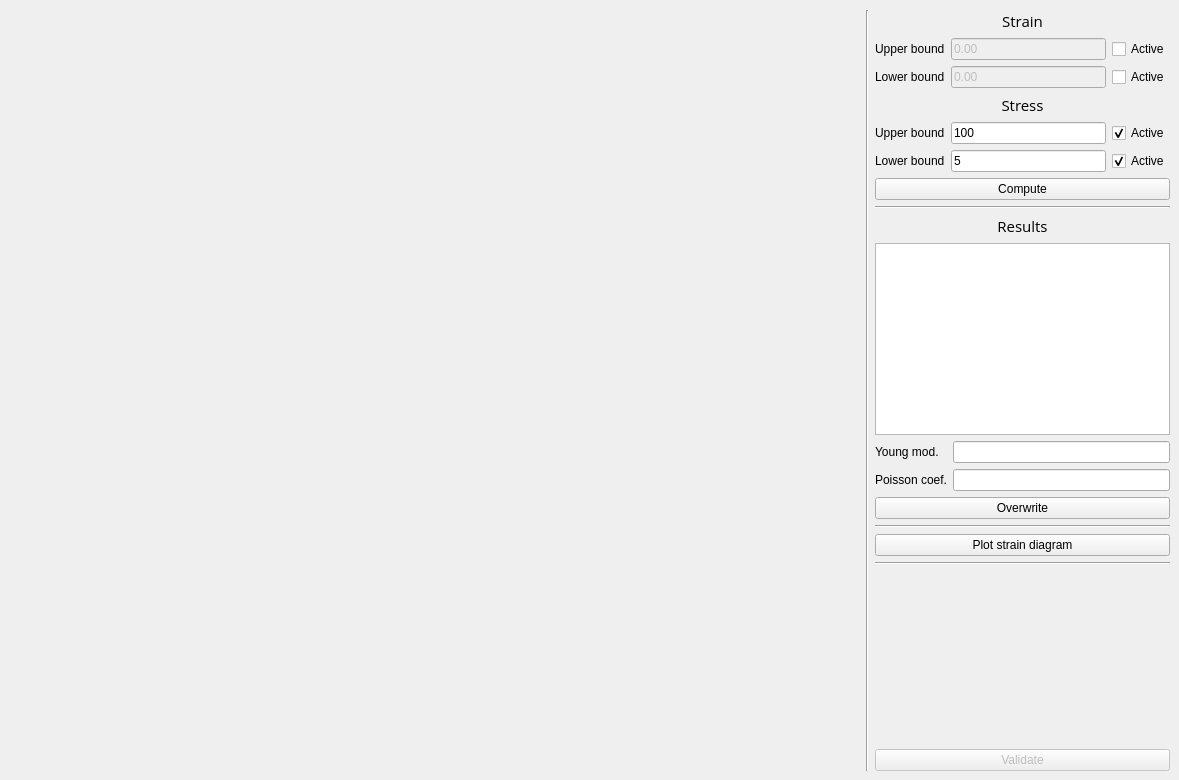
                        <widget class="QWidget" name="tab_Young">
                            <attribute name="title">
                                <string>Young's modulus</string>
                            </attribute>
                            <widget class="QWidget" name="layoutWidget">
                                <property name="geometry">
                                    <rect>
                                        <x>10</x>
                                        <y>10</y>
                                        <width>1160</width>
                                        <height>761</height>
                                    </rect>
                                </property>
                                <layout class="QHBoxLayout" name="horizontalLayout_4">
                                    <item>
                                        <widget class="MplWidget" name="mplwidget_FY_plot" native="true">
                                            <property name="minimumSize">
                                                <size>
                                                    <width>850</width>
                                                    <height>0</height>
                                                </size>
                                            </property>
                                            <property name="maximumSize">
                                                <size>
                                                    <width>850</width>
                                                    <height>759</height>
                                                </size>
                                            </property>
                                        </widget>
                                    </item>
                                    <item>
                                        <widget class="Line" name="line_13">
                                            <property name="orientation">
                                                <enum>Qt::Vertical</enum>
                                            </property>
                                        </widget>
                                    </item>
                                    <item>
                                        <layout class="QVBoxLayout" name="verticalLayout_4">
                                            <item>
                                                <widget class="QLabel" name="label_21">
                                                    <property name="font">
                                                        <font>
                                                            <family>Open Sans</family>
                                                            <pointsize>11</pointsize>
                                                        </font>
                                                    </property>
                                                    <property name="text">
                                                        <string>Strain</string>
                                                    </property>
                                                    <property name="alignment">
                                                        <set>Qt::AlignCenter</set>
                                                    </property>
                                                </widget>
                                            </item>
                                            <item>
                                                <layout class="QGridLayout" name="gridLayout_4">
                                                    <item row="0" column="2">
                                                        <widget class="QCheckBox" name="checkBox_FY_up_strain">
                                                            <property name="enabled">
                                                                <bool>true</bool>
                                                            </property>
                                                            <property name="maximumSize">
                                                                <size>
                                                                    <width>70</width>
                                                                    <height>200</height>
                                                                </size>
                                                            </property>
                                                            <property name="text">
                                                                <string>Active</string>
                                                            </property>
                                                        </widget>
                                                    </item>
                                                    <item row="2" column="0">
                                                        <widget class="QLabel" name="label_18">
                                                            <property name="maximumSize">
                                                                <size>
                                                                    <width>100</width>
                                                                    <height>16777215</height>
                                                                </size>
                                                            </property>
                                                            <property name="text">
                                                                <string>Lower bound</string>
                                                            </property>
                                                        </widget>
                                                    </item>
                                                    <item row="0" column="0">
                                                        <widget class="QLabel" name="label_17">
                                                            <property name="maximumSize">
                                                                <size>
                                                                    <width>100</width>
                                                                    <height>16777215</height>
                                                                </size>
                                                            </property>
                                                            <property name="text">
                                                                <string>Upper bound</string>
                                                            </property>
                                                        </widget>
                                                    </item>
                                                    <item row="2" column="2">
                                                        <widget class="QCheckBox" name="checkBox_FY_lw_strain">
                                                            <property name="enabled">
                                                                <bool>true</bool>
                                                            </property>
                                                            <property name="maximumSize">
                                                                <size>
                                                                    <width>70</width>
                                                                    <height>200</height>
                                                                </size>
                                                            </property>
                                                            <property name="text">
                                                                <string>Active</string>
                                                            </property>
                                                        </widget>
                                                    </item>
                                                    <item row="0" column="1">
                                                        <widget class="QLineEdit" name="lineEdit_FY_up_strain">
                                                            <property name="enabled">
                                                                <bool>false</bool>
                                                            </property>
                                                            <property name="text">
                                                                <string>0.00</string>
                                                            </property>
                                                        </widget>
                                                    </item>
                                                    <item row="2" column="1">
                                                        <widget class="QLineEdit" name="lineEdit_FY_lw_strain">
                                                            <property name="enabled">
                                                                <bool>false</bool>
                                                            </property>
                                                            <property name="text">
                                                                <string>0.00</string>
                                                            </property>
                                                        </widget>
                                                    </item>
                                                </layout>
                                            </item>
                                            <item>
                                                <widget class="QLabel" name="label_22">
                                                    <property name="font">
                                                        <font>
                                                            <family>Open Sans</family>
                                                            <pointsize>11</pointsize>
                                                        </font>
                                                    </property>
                                                    <property name="text">
                                                        <string>Stress</string>
                                                    </property>
                                                    <property name="alignment">
                                                        <set>Qt::AlignCenter</set>
                                                    </property>
                                                </widget>
                                            </item>
                                            <item>
                                                <layout class="QGridLayout" name="gridLayout_3">
                                                    <item row="2" column="2">
                                                        <widget class="QCheckBox" name="checkBox_FY_lw_stress">
                                                            <property name="maximumSize">
                                                                <size>
                                                                    <width>70</width>
                                                                    <height>200</height>
                                                                </size>
                                                            </property>
                                                            <property name="text">
                                                                <string>Active</string>
                                                            </property>
                                                            <property name="checked">
                                                                <bool>true</bool>
                                                            </property>
                                                        </widget>
                                                    </item>
                                                    <item row="0" column="2">
                                                        <widget class="QCheckBox" name="checkBox_FY_up_stress">
                                                            <property name="maximumSize">
                                                                <size>
                                                                    <width>70</width>
                                                                    <height>200</height>
                                                                </size>
                                                            </property>
                                                            <property name="text">
                                                                <string>Active</string>
                                                            </property>
                                                            <property name="checked">
                                                                <bool>true</bool>
                                                            </property>
                                                        </widget>
                                                    </item>
                                                    <item row="0" column="0">
                                                        <widget class="QLabel" name="label_19">
                                                            <property name="maximumSize">
                                                                <size>
                                                                    <width>100</width>
                                                                    <height>16777215</height>
                                                                </size>
                                                            </property>
                                                            <property name="text">
                                                                <string>Upper bound</string>
                                                            </property>
                                                        </widget>
                                                    </item>
                                                    <item row="2" column="0">
                                                        <widget class="QLabel" name="label_20">
                                                            <property name="maximumSize">
                                                                <size>
                                                                    <width>100</width>
                                                                    <height>16777215</height>
                                                                </size>
                                                            </property>
                                                            <property name="text">
                                                                <string>Lower bound</string>
                                                            </property>
                                                        </widget>
                                                    </item>
                                                    <item row="0" column="1">
                                                        <widget class="QLineEdit" name="lineEdit_FY_up_stress">
                                                            <property name="text">
                                                                <string>100</string>
                                                            </property>
                                                        </widget>
                                                    </item>
                                                    <item row="2" column="1">
                                                        <widget class="QLineEdit" name="lineEdit_FY_lw_stress">
                                                            <property name="text">
                                                                <string>5</string>
                                                            </property>
                                                        </widget>
                                                    </item>
                                                </layout>
                                            </item>
                                            <item>
                                                <widget class="QPushButton" name="pushButton_FY_compute">
                                                    <property name="text">
                                                        <string>Compute</string>
                                                    </property>
                                                </widget>
                                            </item>
                                            <item>
                                                <widget class="Line" name="line_12">
                                                    <property name="orientation">
                                                        <enum>Qt::Horizontal</enum>
                                                    </property>
                                                </widget>
                                            </item>
                                            <item>
                                                <widget class="QLabel" name="label_23">
                                                    <property name="font">
                                                        <font>
                                                            <family>Open Sans</family>
                                                            <pointsize>11</pointsize>
                                                        </font>
                                                    </property>
                                                    <property name="text">
                                                        <string>Results</string>
                                                    </property>
                                                    <property name="alignment">
                                                        <set>Qt::AlignCenter</set>
                                                    </property>
                                                </widget>
                                            </item>
                                            <item>
                                                <widget class="QTextBrowser" name="textBrowser_FY_output"/>
                                            </item>
                                            <item>
                                                <layout class="QFormLayout" name="formLayout_3">
                                                    <item row="0" column="0">
                                                        <widget class="QLabel" name="youngModLabel">
                                                            <property name="text">
                                                                <string>Young mod.</string>
                                                            </property>
                                                        </widget>
                                                    </item>
                                                    <item row="0" column="1">
                                                        <widget class="QLineEdit" name="youngModLineEdit"/>
                                                    </item>
                                                    <item row="1" column="0">
                                                        <widget class="QLabel" name="poissonCoefLabel">
                                                            <property name="text">
                                                                <string>Poisson coef.</string>
                                                            </property>
                                                        </widget>
                                                    </item>
                                                    <item row="1" column="1">
                                                        <widget class="QLineEdit" name="poissonCoefLineEdit"/>
                                                    </item>
                                                </layout>
                                            </item>
                                            <item>
                                                <widget class="QPushButton" name="pushButton_FY_overwrite">
                                                    <property name="text">
                                                        <string>Overwrite</string>
                                                    </property>
                                                </widget>
                                            </item>
                                            <item>
                                                <widget class="Line" name="line_14">
                                                    <property name="orientation">
                                                        <enum>Qt::Horizontal</enum>
                                                    </property>
                                                </widget>
                                            </item>
                                            <item>
                                                <widget class="QPushButton" name="pushButton_FY_strain_diagram">
                                                    <property name="text">
                                                        <string>Plot strain diagram</string>
                                                    </property>
                                                </widget>
                                            </item>
                                            <item>
                                                <widget class="Line" name="line_17">
                                                    <property name="orientation">
                                                        <enum>Qt::Horizontal</enum>
                                                    </property>
                                                </widget>
                                            </item>
                                            <item>
                                                <spacer name="verticalSpacer_4">
                                                    <property name="orientation">
                                                        <enum>Qt::Vertical</enum>
                                                    </property>
                                                    <property name="sizeHint" stdset="0">
                                                        <size>
                                                            <width>20</width>
                                                            <height>40</height>
                                                        </size>
                                                    </property>
                                                </spacer>
                                            </item>
                                            <item>
                                                <widget class="QPushButton" name="pushButton">
                                                    <property name="enabled">
                                                        <bool>false</bool>
                                                    </property>
                                                    <property name="text">
                                                        <string>Validate</string>
                                                    </property>
                                                </widget>
                                            </item>
                                        </layout>
                                    </item>
                                </layout>
                            </widget>
                        </widget>
